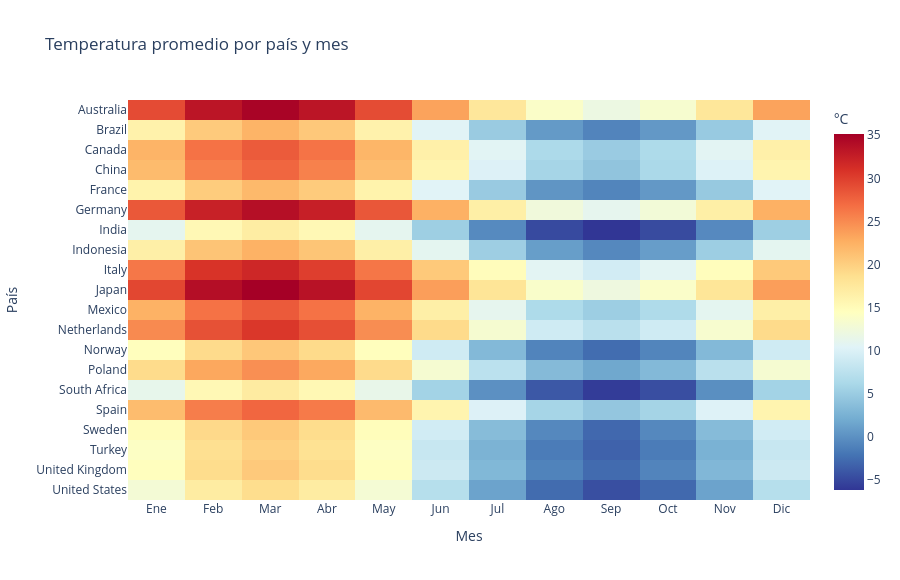

The code cell stored with this chart in its notebook:
### Code cell
temp_heatmap = (
    df.groupby(["country","month"])["avg_temperature"]
    .mean().reset_index()
)
temp_pivot = temp_heatmap.pivot(index="country", columns="month", values="avg_temperature")
temp_pivot.columns = ["Ene","Feb","Mar","Abr","May","Jun",
                       "Jul","Ago","Sep","Oct","Nov","Dic"]

fig = px.imshow(
    temp_pivot,
    color_continuous_scale="RdYlBu_r",
    title="Temperatura promedio por país y mes",
    labels=dict(color="°C", x="Mes", y="País"),
    aspect="auto",
    height=580
)
fig.update_layout(coloraxis_colorbar=dict(title="°C"))
fig.show()

### Figure 1 — Plotly figure (JSON) as saved in the notebook; plotly's stock layout.template omitted (floating-point values rounded to 4 significant figures; data arrays with more than 128 entries replaced by an {"elided": "..."} marker saying what was removed)
{"data": [{"coloraxis": "coloraxis", "hovertemplate": "Mes: %{x}<br>País: %{y}<br>°C: %{z}<extra></extra>", "name": "0", "type": "heatmap", "x": ["Ene", "Feb", "Mar", "Abr", "May", "Jun", "Jul", "Ago", "Sep", "Oct", "Nov", "Dic"], "xaxis": "x", "y": ["Australia", "Brazil", "Canada", "China", "France", "Germany", "India", "Indonesia", "Italy", "Japan", "Mexico", "Netherlands", "Norway", "Poland", "South Africa", "Spain", "Sweden", "Turkey", "United Kingdom", "United States"], "yaxis": "y", "z": {"elided": "20x12 float values"}}], "layout": {"coloraxis": {"colorbar": {"title": {"text": "°C"}}, "colorscale": [[0, "rgb(49,54,149)"], [0.1, "rgb(69,117,180)"], [0.2, "rgb(116,173,209)"], [0.3, "rgb(171,217,233)"], [0.4, "rgb(224,243,248)"], [0.5, "rgb(255,255,191)"], [0.6, "rgb(254,224,144)"], [0.7, "rgb(253,174,97)"], [0.8, "rgb(244,109,67)"], [0.9, "rgb(215,48,39)"], [1, "rgb(165,0,38)"]]}, "height": 580, "title": {"text": "Temperatura promedio por país y mes"}, "xaxis": {"anchor": "y", "domain": [0, 1], "title": {"text": "Mes"}}, "yaxis": {"anchor": "x", "autorange": "reversed", "domain": [0, 1], "title": {"text": "País"}}}}
